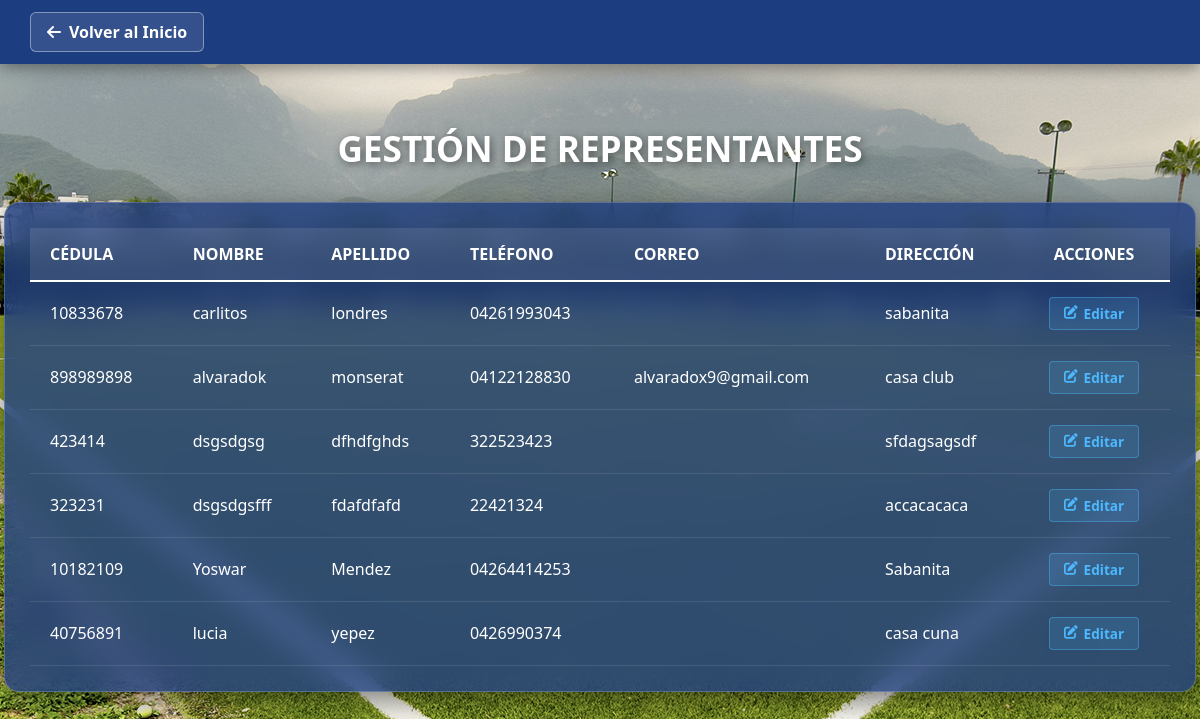
Page /vista/ver_representantes.php (signed in) on the earlier database version.
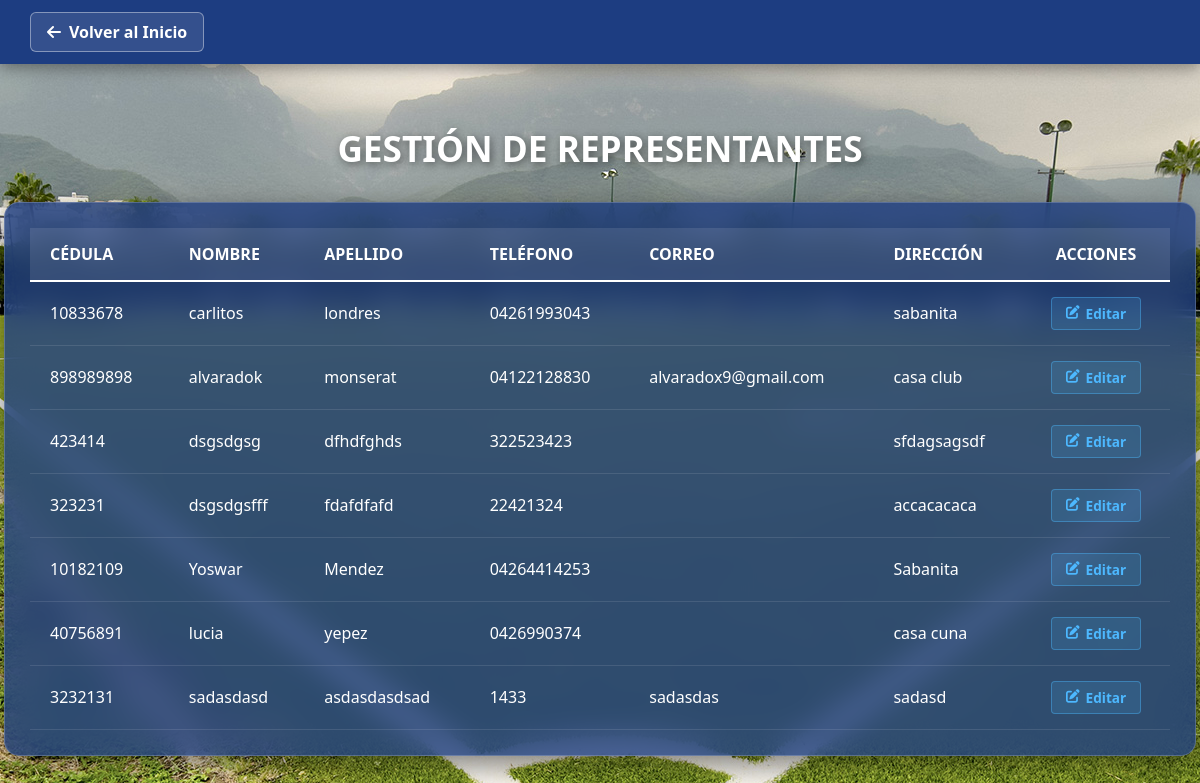
Same page on the later database version.
### tables this page shows
CREATE TABLE `representantes` (
  `id` int(150) NOT NULL,
  `cedula` varchar(20) NOT NULL,
  `nombre` varchar(100) NOT NULL,
  `apellido` varchar(100) NOT NULL,
  `telefono` varchar(30) NOT NULL,
  `correo` varchar(100) NOT NULL,
  `direccion` text NOT NULL
);

### controlador/controlador_ver_representantes.php (called while the page is built)
<?php
require_once '../controlador/conexion.php';
$sql = "SELECT id, cedula, nombre, apellido, telefono, correo, direccion FROM representantes";
$resultado = $conexion->query($sql);
?>

### vista/ver_representantes.php (the view, shortened to what this page needs)
<?php
require_once '../controlador/controlador_ver_representantes.php';
?>
<!DOCTYPE html>
<html lang="es">
<head>
    <link rel="stylesheet" href="../estilo/style16.css">
    <link rel="stylesheet" href="https://cdnjs.cloudflare.com/ajax/libs/font-awesome/6.0.0/css/all.min.css">
</head>
<body>
    <header class="main-header">
        <div class="header-container">
            <a href="../vista/inicio.php" class="btn-back">
                <i class="fas fa-arrow-left"></i> Volver al Inicio
            </a>
        </div>
    </header>
    <main class="central-container">
        <h1 class="main-title">Gestión de Representantes</h1>
        <div class="glass-table-container">
            <?php if (isset($resultado) && $resultado->num_rows > 0): ?>
                <table class="user-table">
                    <thead>
                        <tr>
                            <th>Cédula</th>
                            <th>Nombre</th>
                            <th>Apellido</th>
                            <th>Teléfono</th>
                            <th>Correo</th>
                            <th>Dirección</th>
                            <th style="text-align: center;">Acciones</th>
                        </tr>
                    </thead>
                    <tbody>
                        <?php while($row = $resultado->fetch_assoc()): ?>
                            <tr>
                                <td><?php echo htmlspecialchars($row['cedula']); ?></td>
                                <td><?php echo htmlspecialchars($row['nombre']); ?></td>
                                <td><?php echo htmlspecialchars($row['apellido']); ?></td>
                                <td><?php echo htmlspecialchars($row['telefono'] ?? ''); ?></td>
                                <td><?php echo htmlspecialchars($row['correo']); ?></td>
                                <td><?php echo htmlspecialchars($row['direccion']); ?></td>
                                <td class="action-cell">
                                    <a href="editar_representante.php?id=<?php echo $row['id']; ?>" class="btn-table edit">
                                        <i class="fas fa-edit"></i> Editar
                                    </a>
                                </td>
                            </tr>
                        <?php endwhile; ?>
                    </tbody>
                </table>
            <?php endif; ?>
        </div>
    </main>
</body>
</html>

Differences in the rows shown:
added representantes: cedula "3232131", nombre "sadasdasd", apellido "asdasdasdsad", telefono "1433", correo "sadasdas", direccion "sadasd"
